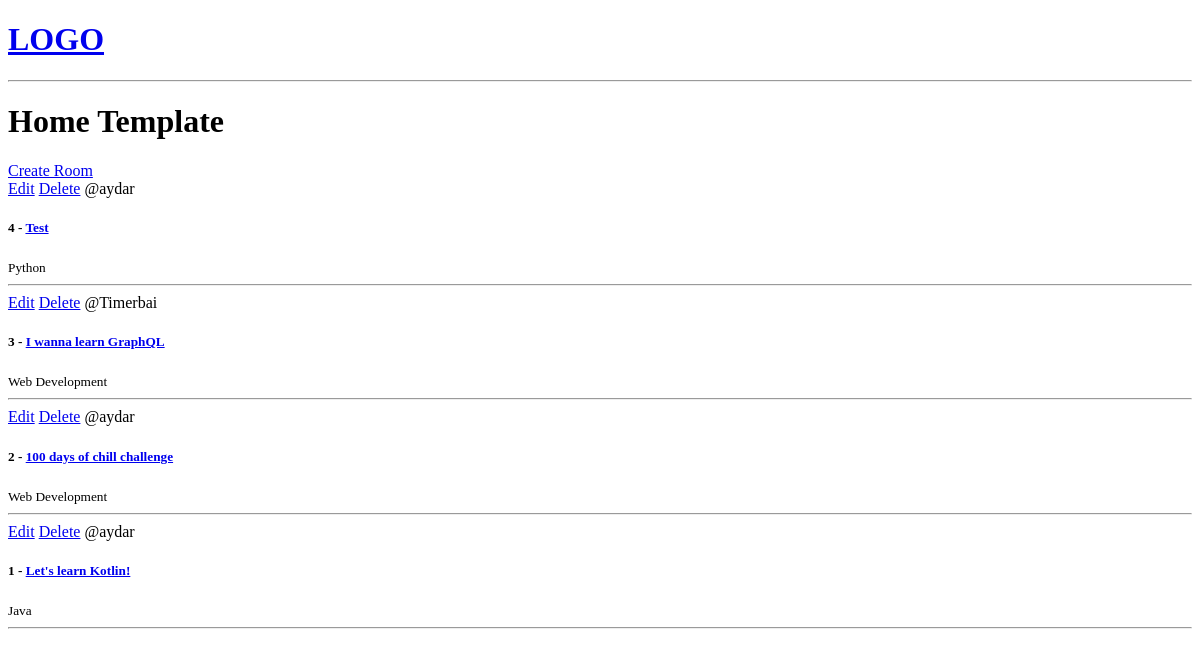
The app's page /, older data.
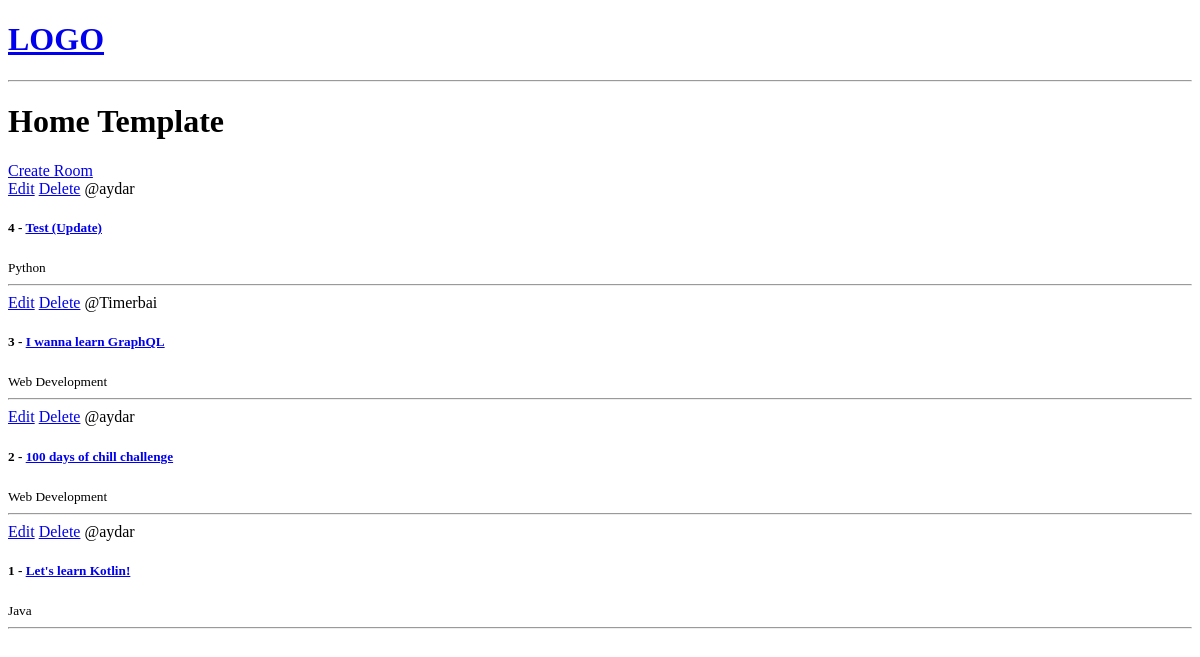
The same page, newer data.
### base/models.py (models this page shows, shortened)
class Room(models.Model):
    host = models.ForeignKey(User, on_delete=models.SET_NULL, null=True)
    topic = models.ForeignKey(Topic, on_delete=models.SET_NULL, null=True)
    name = models.CharField(max_length=200)
    description = models.TextField(null=True, blank=True)
    updated = models.DateTimeField(auto_now=True)
    created = models.DateTimeField(auto_now_add=True)
    class Meta:
        ordering = ['-updated', '-created']

class Topic(models.Model):
    name = models.CharField(max_length=200)

### base/views.py (the view)
# urls.py: path('', views.home, name="home"),
def home(request):
    rooms = Room.objects.all()
    context = {'rooms': rooms}
    return render(request, 'base/home.html', context)

### base/templates/base/home.html
{% extends 'main.html' %}
{% block content %}
<h1>Home Template</h1>
<div>
    <a href="{% url 'create-room' %}">Create Room</a>
    <div>
        {% for room in rooms %}
            <div>
                <a href="{% url 'update-room' room.id %}">Edit</a>
                <a href="{% url 'delete-room' room.id %}">Delete</a>
                <span>@{{ room.host.username }}</span>
                <h5>{{room.id}} - <a href="{% url 'room' room.id %}">{{room.name}}</a></h5>
                <small>{{ room.topic.name }}</small>
                <hr />
            </div>
        {% endfor %}
    </div>
</div>
{% endblock content %}

Row changes from the older to the newer data that the page shows:
changed Room "Python": name "Test" → "Test (Update)"
